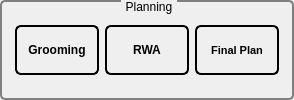
            <widget class="QGroupBox" name="groupBox">
             <property name="enabled">
              <bool>true</bool>
             </property>
             <property name="minimumSize">
              <size>
               <width>294</width>
               <height>81</height>
              </size>
             </property>
             <property name="styleSheet">
              <string notr="true">QGroupBox {
    background-color: qlineargradient(x1: 0, y1: 0, x2: 0, y2: 1,
                                      stop: 0 #E0E0E0, stop: 1 #FFFFFF);
    border: 2px solid gray;
    border-radius: 5px;
    margin-top: 1ex; /* leave space at the top for the title */
}

QGroupBox::title {
    subcontrol-origin: margin;
    subcontrol-position: top center; /* position at the top center */
    padding: 0 3px;
    background-color: qlineargradient(x1: 0, y1: 0, x2: 0, y2: 1,
                                      stop: 0 #22A568, stop: 1 #FFFFFF);
}</string>
             </property>
             <property name="title">
              <string>Planning</string>
             </property>
             <layout class="QGridLayout" name="gridLayout_3">
              <item row="0" column="0">
               <layout class="QHBoxLayout" name="horizontalLayout_2">
                <item>
                 <widget class="QPushButton" name="Grooming_pushbutton">
                  <property name="minimumSize">
                   <size>
                    <width>84</width>
                    <height>0</height>
                   </size>
                  </property>
                  <property name="maximumSize">
                   <size>
                    <width>81</width>
                    <height>50</height>
                   </size>
                  </property>
                  <property name="font">
                   <font>
                    <weight>75</weight>
                    <italic>false</italic>
                    <bold>true</bold>
                   </font>
                  </property>
                  <property name="styleSheet">
                   <string notr="true">QPushButton {
    border: 2px solid #8f8f91;
    border-radius: 6px;
    background-color: qlineargradient(x1: 0, y1: 0, x2: 0, y2: 1,
                                      stop: 0 #f6f7fa, stop: 1 #dadbde);
    min-width: 80px;
	border-color: dark-orange;
}

QPushButton:pressed {
    background-color: qlineargradient(x1: 0, y1: 0, x2: 0, y2: 1,
                                      stop: 0 #dadbde, stop: 1 #f6f7fa);
}

QPushButton:flat {
    border: none; /* no border for a flat push button */
}

QPushButton:default {
    border-color: navy; /* make the default button prominent */
}</string>
                  </property>
                  <property name="text">
                   <string>Grooming</string>
                  </property>
                  <property name="checkable">
                   <bool>false</bool>
                  </property>
                 </widget>
                </item>
                <item>
                 <widget class="QPushButton" name="RWA_pushbutton">
                  <property name="minimumSize">
                   <size>
                    <width>84</width>
                    <height>0</height>
                   </size>
                  </property>
                  <property name="maximumSize">
                   <size>
                    <width>81</width>
                    <height>50</height>
                   </size>
                  </property>
                  <property name="font">
                   <font>
                    <weight>75</weight>
                    <italic>false</italic>
                    <bold>true</bold>
                   </font>
                  </property>
                  <property name="styleSheet">
                   <string notr="true">QPushButton {
    border: 2px solid #8f8f91;
    border-radius: 6px;
    background-color: qlineargradient(x1: 0, y1: 0, x2: 0, y2: 1,
                                      stop: 0 #f6f7fa, stop: 1 #dadbde);
    min-width: 80px;
	border-color: dark-orange;
}

QPushButton:pressed {
    background-color: qlineargradient(x1: 0, y1: 0, x2: 0, y2: 1,
                                      stop: 0 #dadbde, stop: 1 #f6f7fa);
}

QPushButton:flat {
    border: none; /* no border for a flat push button */
}

QPushButton:default {
    border-color: navy; /* make the default button prominent */
}</string>
                  </property>
                  <property name="text">
                   <string>RWA</string>
                  </property>
                 </widget>
                </item>
                <item>
                 <widget class="QPushButton" name="FinalPlan_pushbutton">
                  <property name="enabled">
                   <bool>true</bool>
                  </property>
                  <property name="maximumSize">
                   <size>
                    <width>81</width>
                    <height>50</height>
                   </size>
                  </property>
                  <property name="palette">
                   <palette>
                    <active>
                     <colorrole role="Button">
                      <brush brushstyle="LinearGradientPattern">
                       <gradient startx="0.000000000000000" starty="0.000000000000000" endx="0.000000000000000" endy="1.000000000000000" type="LinearGradient" spread="PadSpread" coordinatemode="ObjectBoundingMode">
                        <gradientstop position="0.000000000000000">
                         <color alpha="255">
                          <red>246</red>
                          <green>247</green>
                          <blue>250</blue>
                         </color>
                        </gradientstop>
                        <gradientstop position="1.000000000000000">
                         <color alpha="255">
                          <red>218</red>
                          <green>219</green>
                          <blue>222</blue>
                         </color>
                        </gradientstop>
                       </gradient>
                      </brush>
                     </colorrole>
                     <colorrole role="Base">
                      <brush brushstyle="LinearGradientPattern">
                       <gradient startx="0.000000000000000" starty="0.000000000000000" endx="0.000000000000000" endy="1.000000000000000" type="LinearGradient" spread="PadSpread" coordinatemode="ObjectBoundingMode">
                        <gradientstop position="0.000000000000000">
                         <color alpha="255">
                          <red>246</red>
                          <green>247</green>
                          <blue>250</blue>
                         </color>
                        </gradientstop>
                        <gradientstop position="1.000000000000000">
                         <color alpha="255">
                          <red>218</red>
                          <green>219</green>
                          <blue>222</blue>
                         </color>
                        </gradientstop>
                       </gradient>
                      </brush>
                     </colorrole>
                     <colorrole role="Window">
                      <brush brushstyle="LinearGradientPattern">
                       <gradient startx="0.000000000000000" starty="0.000000000000000" endx="0.000000000000000" endy="1.000000000000000" type="LinearGradient" spread="PadSpread" coordinatemode="ObjectBoundingMode">
                        <gradientstop position="0.000000000000000">
                         <color alpha="255">
                          <red>246</red>
                          <green>247</green>
                          <blue>250</blue>
                         </color>
                        </gradientstop>
                        <gradientstop position="1.000000000000000">
                         <color alpha="255">
                          <red>218</red>
                          <green>219</green>
                          <blue>222</blue>
                         </color>
                        </gradientstop>
                       </gradient>
                      </brush>
                     </colorrole>
                    </active>
                    <inactive>
                     <colorrole role="Button">
                      <brush brushstyle="LinearGradientPattern">
                       <gradient startx="0.000000000000000" starty="0.000000000000000" endx="0.000000000000000" endy="1.000000000000000" type="LinearGradient" spread="PadSpread" coordinatemode="ObjectBoundingMode">
                        <gradientstop position="0.000000000000000">
                         <color alpha="255">
                          <red>246</red>
                          <green>247</green>
                          <blue>250</blue>
                         </color>
                        </gradientstop>
                        <gradientstop position="1.000000000000000">
                         <color alpha="255">
                          <red>218</red>
                          <green>219</green>
                          <blue>222</blue>
                         </color>
                        </gradientstop>
                       </gradient>
                      </brush>
                     </colorrole>
                     <colorrole role="Base">
                      <brush brushstyle="LinearGradientPattern">
                       <gradient startx="0.000000000000000" starty="0.000000000000000" endx="0.000000000000000" endy="1.000000000000000" type="LinearGradient" spread="PadSpread" coordinatemode="ObjectBoundingMode">
                        <gradientstop position="0.000000000000000">
                         <color alpha="255">
                          <red>246</red>
                          <green>247</green>
                          <blue>250</blue>
                         </color>
                        </gradientstop>
                        <gradientstop position="1.000000000000000">
                         <color alpha="255">
                          <red>218</red>
                          <green>219</green>
                          <blue>222</blue>
                         </color>
                        </gradientstop>
                       </gradient>
                      </brush>
                     </colorrole>
                     <colorrole role="Window">
                      <brush brushstyle="LinearGradientPattern">
                       <gradient startx="0.000000000000000" starty="0.000000000000000" endx="0.000000000000000" endy="1.000000000000000" type="LinearGradient" spread="PadSpread" coordinatemode="ObjectBoundingMode">
                        <gradientstop position="0.000000000000000">
                         <color alpha="255">
                          <red>246</red>
                          <green>247</green>
                          <blue>250</blue>
                         </color>
                        </gradientstop>
                        <gradientstop position="1.000000000000000">
                         <color alpha="255">
                          <red>218</red>
                          <green>219</green>
                          <blue>222</blue>
                         </color>
                        </gradientstop>
                       </gradient>
                      </brush>
                     </colorrole>
                    </inactive>
                    <disabled>
                     <colorrole role="Button">
                      <brush brushstyle="LinearGradientPattern">
                       <gradient startx="0.000000000000000" starty="0.000000000000000" endx="0.000000000000000" endy="1.000000000000000" type="LinearGradient" spread="PadSpread" coordinatemode="ObjectBoundingMode">
                        <gradientstop position="0.000000000000000">
                         <color alpha="255">
                          <red>246</red>
                          <green>247</green>
                          <blue>250</blue>
                         </color>
                        </gradientstop>
                        <gradientstop position="1.000000000000000">
                         <color alpha="255">
                          <red>218</red>
                          <green>219</green>
                          <blue>222</blue>
                         </color>
                        </gradientstop>
                       </gradient>
                      </brush>
                     </colorrole>
                     <colorrole role="Base">
                      <brush brushstyle="LinearGradientPattern">
                       <gradient startx="0.000000000000000" starty="0.000000000000000" endx="0.000000000000000" endy="1.000000000000000" type="LinearGradient" spread="PadSpread" coordinatemode="ObjectBoundingMode">
                        <gradientstop position="0.000000000000000">
                         <color alpha="255">
                          <red>246</red>
                          <green>247</green>
                          <blue>250</blue>
                         </color>
                        </gradientstop>
                        <gradientstop position="1.000000000000000">
                         <color alpha="255">
                          <red>218</red>
                          <green>219</green>
                          <blue>222</blue>
                         </color>
                        </gradientstop>
                       </gradient>
                      </brush>
                     </colorrole>
                     <colorrole role="Window">
                      <brush brushstyle="LinearGradientPattern">
                       <gradient startx="0.000000000000000" starty="0.000000000000000" endx="0.000000000000000" endy="1.000000000000000" type="LinearGradient" spread="PadSpread" coordinatemode="ObjectBoundingMode">
                        <gradientstop position="0.000000000000000">
                         <color alpha="255">
                          <red>246</red>
                          <green>247</green>
                          <blue>250</blue>
                         </color>
                        </gradientstop>
                        <gradientstop position="1.000000000000000">
                         <color alpha="255">
                          <red>218</red>
                          <green>219</green>
                          <blue>222</blue>
                         </color>
                        </gradientstop>
                       </gradient>
                      </brush>
                     </colorrole>
                    </disabled>
                   </palette>
                  </property>
                  <property name="font">
                   <font>
                    <family>MS Shell Dlg 2</family>
                    <pointsize>8</pointsize>
                    <weight>75</weight>
                    <italic>false</italic>
                    <bold>true</bold>
                    <stylestrategy>PreferDefault</stylestrategy>
                    <kerning>true</kerning>
                   </font>
                  </property>
                  <property name="cursor">
                   <cursorShape>ArrowCursor</cursorShape>
                  </property>
                  <property name="mouseTracking">
                   <bool>false</bool>
                  </property>
                  <property name="tabletTracking">
                   <bool>false</bool>
                  </property>
                  <property name="contextMenuPolicy">
                   <enum>Qt::PreventContextMenu</enum>
                  </property>
                  <property name="layoutDirection">
                   <enum>Qt::LeftToRight</enum>
                  </property>
                  <property name="autoFillBackground">
                   <bool>false</bool>
                  </property>
                  <property name="styleSheet">
                   <string notr="true">QPushButton {
    border: 2px solid #8f8f91;
    border-radius: 6px;
    background-color: qlineargradient(x1: 0, y1: 0, x2: 0, y2: 1,
                                      stop: 0 #f6f7fa, stop: 1 #dadbde);
    min-width: 80px;
	border-color: dark-orange;
}

QPushButton:pressed {
    background-color: qlineargradient(x1: 0, y1: 0, x2: 0, y2: 1,
                                      stop: 0 #dadbde, stop: 1 #f6f7fa);
}

QPushButton:flat {
    border: none; /* no border for a flat push button */
}

QPushButton:default {
    border-color: navy; /* make the default button prominent */
}</string>
                  </property>
                  <property name="text">
                   <string>Final Plan</string>
                  </property>
                  <property name="iconSize">
                   <size>
                    <width>20</width>
                    <height>20</height>
                   </size>
                  </property>
                  <property name="autoRepeatDelay">
                   <number>295</number>
                  </property>
                 </widget>
                </item>
               </layout>
              </item>
             </layout>
            </widget>
